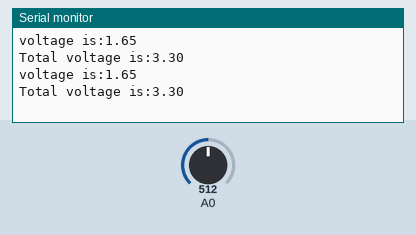
Simulated run of this sketch. Board: Arduino Uno, built with avr-gcc and run on an emulated ATmega328P. Parts: the last lines printed to the serial monitor. The inputs (shaded band) are chosen by the test bench; at power-on: A0 = 512.

Above: at 1.2 s.
1.3 s: A0 set to 716
At 2.6 s:
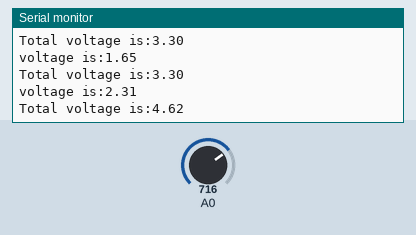
2.8 s: A0 set to 900
At 3.9 s:
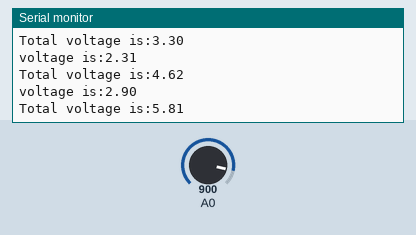
Timing chart, 0 to 5.8 s (numbered marks = the images above; inputs shaded):
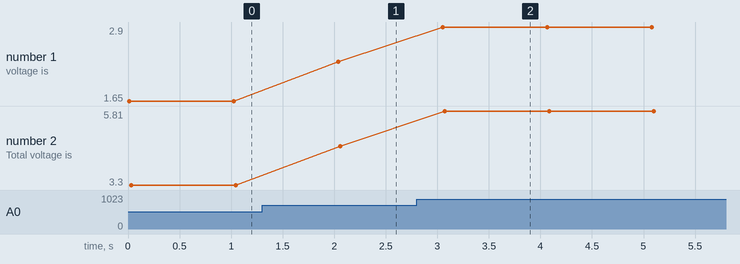

Measured:
- after the input at 1.3 s, the serial monitor: prints a new line after 0.74 s (image 1)
- after the input at 2.8 s, the serial monitor: prints a new line after 0.25 s (image 2)
- plotted number 1: 1.65 → 2.31 after the input at 1.3 s, 2.31 → 2.9 after the input at 2.8 s
- plotted number 2: 3.3 → 4.62 after the input at 1.3 s, 4.62 → 5.81 after the input at 2.8 s

The sketch:

Battery_Check.ino
```cpp
float sensorValue = 0;

// the setup routine runs once when you press reset:
void setup() {
  // initialize serial communication at 9600 bits per second:
  Serial.begin(9600);
}


void loop() {

  for(int i = 0;i<100;i++)
  {
  sensorValue = sensorValue + (analogRead(A0) * (3.3 / 1023.0));
  //Serial.println(analogRead(A0));
  }
  sensorValue = sensorValue/100;
  Serial.print("voltage is:");
  Serial.println(sensorValue);
   Serial.print("Total voltage is:");
  Serial.println(2*sensorValue);
  delay(1000);
  sensorValue=0;
}
```
